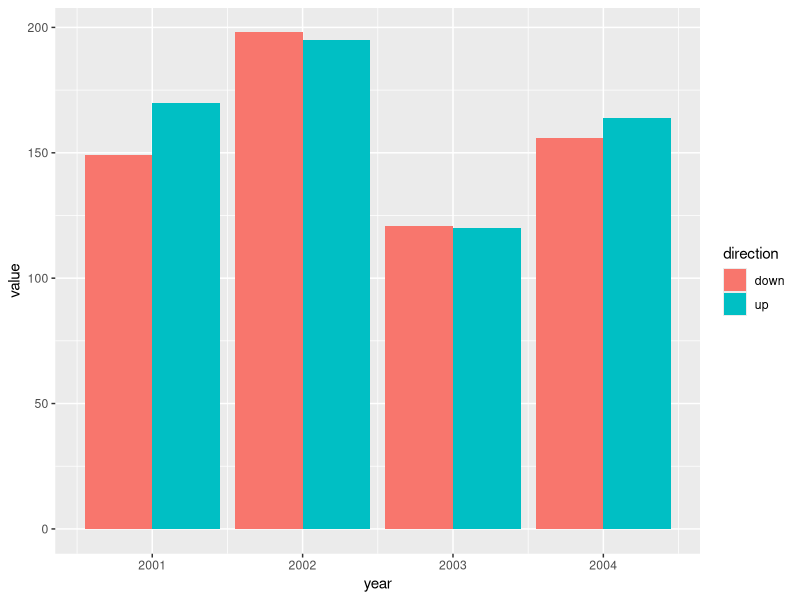

Write the R code that produced this figure.
## ---- chunk 1
knitr::opts_chunk$set(echo = TRUE)
## ---- chunk 2
library(tidyverse)
## ---- chunk 3
smarket_summary <- data.frame(
  year = 2001:2004,
  up = sample(100:200, 4),
  down = sample(100:200, 4)
)
## ---- chunk 4
smarket_summary
## ---- chunk 5
smarket_summary <- smarket_summary %>% 
  gather(direction, value, up, down)
## ---- chunk 6
smarket_summary
## ---- chunk 7
ggplot(smarket_summary, aes(year, value, fill=direction)) +
  geom_bar(stat="identity", position='dodge') 
